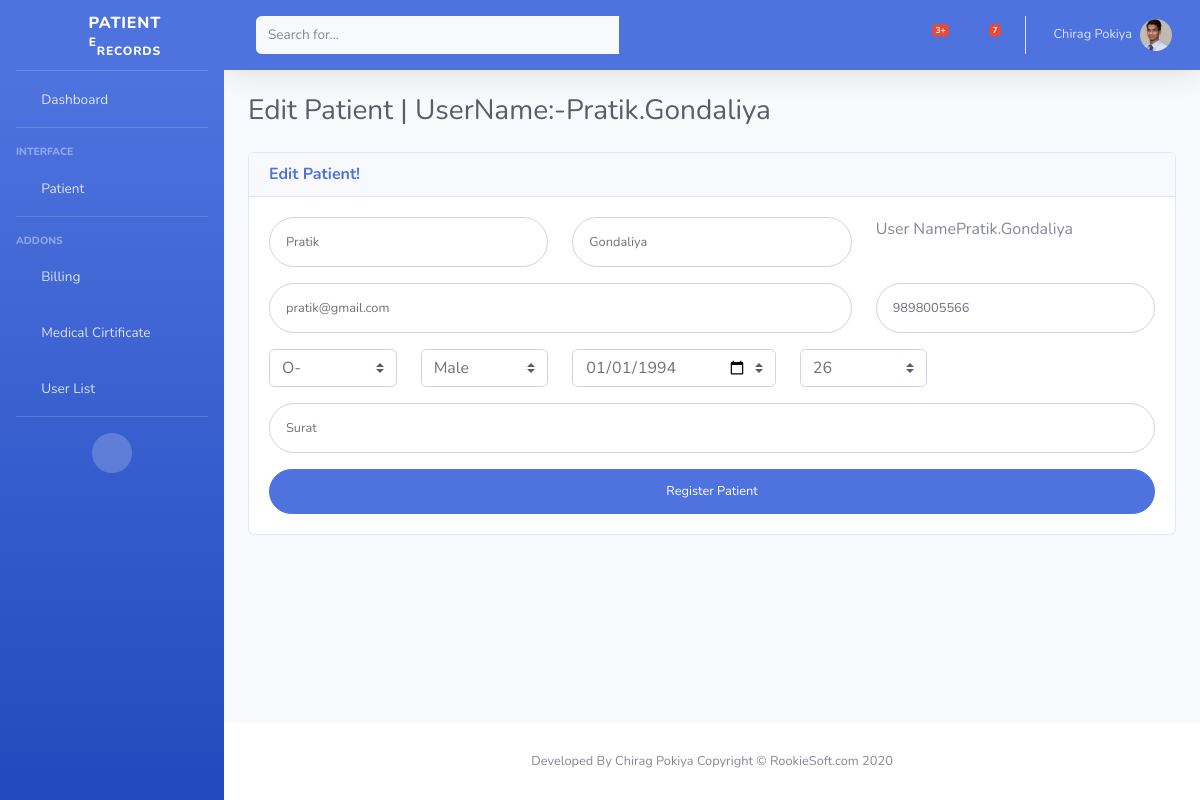
The app's page /edit_patient/24 (signed in) with its own data.
### account/models.py (models this page shows, shortened)
class Profile(models.Model):
    user = models.OneToOneField(User, on_delete=models.CASCADE)
    contact_no = models.IntegerField(null = True, blank=True, default=0)
    address = models.CharField(max_length=200)
    sex = models.CharField(max_length=50)
    dob = models.DateField(null = True, blank=True,)
    age = models.IntegerField(blank=True, null = True)
    blood_group = models.CharField(max_length=3)
    photo = models.ImageField(upload_to = 'users/%Y/%m/%d', blank = True)
    archive = models.BooleanField(default=False)
    created_at=models.DateTimeField(auto_now_add=True)
    updated_at=models.DateTimeField(auto_now_add=True)

### home/views.py (the view)
# urls.py: path('edit_patient/<str:patient_id>', edit_patient, name = 'edit_patient'),
@login_required
def edit_patient(request, patient_id):
    patient = Profile.objects.get(user=patient_id)
    return render(request, 'profiles/edit_patient.html', {'patient':patient})

### home/context_processors.py (called while the page is built)
def hasGroup(user, groupName):
    try:
        group = Group.objects.get(name=groupName)
        return True if group in user.groups.all() else False
    except:
        return False

def menu_processor(request):
    menu = {}
    user = request.user
    if hasGroup(user, 'doctor'):
        menu['Cases'] = '/case'
        menu['New Patient'] = '/register'
        menu['Manage Patient'] = '/manage_patient'
    elif hasGroup(user, 'patient'):
        menu['Reports'] = '/reports'
        menu['Appointments'] = '/appointments'
        menu['Medication'] = '/medicines'
        menu['Bills'] = '/bill'
        menu['Cases'] = '/case'
    elif hasGroup(user, 'receptionist'):
        menu['New Patient'] = '/register'
        menu['Cases'] = '/case'
        menu['Generate Case'] = '/generate'
    elif hasGroup(user, 'lab_attendant'):
        menu['Reports'] = '/reports'
        menu['Generate Report'] = '/reports/generate'
    elif hasGroup(user, 'inventory_manager'):
        menu['All Stock'] = ''
        menu['Stock Details'] = ''
    return {'menu': menu}

### home/templates/profiles/edit_patient.html (shortened to what this page needs)
{% extends "home/base.html" %}
{% block heading %}Edit Patient | UserName:-{{ patient.user.username }}{% endblock %}
{% block body %}
<div class="col-lg-12">
  <div class="card position-relative">
    <div class="card-header">
      <h6 class="m-0 font-weight-bold text-primary">Edit Patient!</h6>
    </div>
    <div class="card-body">
    <form class="user" action='/edit_patient_save' method='POST'>
      <div class="form-group row">
        <div class="col-sm-4 mb-3 mb-sm-0">
          <input type="text" class="form-control form-control-user" name="first_name" id="first_name" onkeyup="generateUserName()" value="{{ patient.user.first_name }}">
        </div>
        <div class="col-sm-4">
          <input type="text" class="form-control form-control-user" name="last_name" id="last_name" onkeyup="generateUserName()" value="{{ patient.user.last_name }}">
        </div>
        <div class="col-sm-4">
            User Name<span name="userid" id="userid">{{ patient.user.username }}</span>
        </div>
      </div>
      <div class="form-group row">
        <div class="col-sm-8 mb-3 mb-sm-0">
        <input type="email" class="form-control form-control-user" name="email" id="email" value="{{ patient.user.email }}">
      </div>
      <div class="col-sm-4">
        <input type="text" class="form-control form-control-user" name="contact_no" id="contact_no" value="{{ patient.contact_no }}">
        </div>
      </div>
      <div class="form-group row">
        <div class="col-sm-2 mb-3 mb-sm-0">
          <select name="blood_group" id="blood_group" class="custom-select" required>
            <option selected value='O-'>O-</option>
          </select>
        </div>
        <div class="col-sm-2">
          <select name="sex_choices" id="sex_choices" class="custom-select" required>
            <option {% if patient.sex == "Male" %} selected {% endif %}>Male</option>
          </select>
        </div>
        <div class="col-sm-3">
          <input type="date" name="dob" id="dob" class="custom-select" value="{{ patient.dob|date:"Y-m-d" }}" onchange="ageCount()">
        </div>
        <div class="col-sm-2">
          <input type="text" name="age" id="age" class="custom-select" value="{{ patient.age }}">
        </div>
      </div>
      <div class="form-group">
        <input type="text" class="form-control form-control-user" name="address" id="address" value="{{ patient.address }}">
      </div>
        <button type="submit" class="btn btn-primary btn-user btn-block" >Register Patient</button>
    </form>
  </div>
  </div>
</div>
{% endblock %}

### home/templates/home/base.html (shortened to what this page needs)
{% load static %}
<!DOCTYPE html>
<html lang="en">
<head>
  <link href="{% static "vendor/fontawesome-free/css/all.min.css" %}" rel="stylesheet" type="text/css">
  <link href="{% static "css/sb-admin-2.min.css" %}" rel="stylesheet">
</head>
<body id="page-top">
  <div id="wrapper">
    <ul class="navbar-nav bg-gradient-primary sidebar sidebar-dark accordion" id="accordionSidebar">
      <a class="sidebar-brand d-flex align-items-center justify-content-center" href="index.html">
        <div class="sidebar-brand-icon rotate-n-15">
          <i class="fas fa-laugh-wink"></i>
        </div>
        <div class="sidebar-brand-text mx-3">Patient <sup>e</sup><sub>Records</sub></div>
      </a>
      <hr class="sidebar-divider my-0">
      <li class="nav-item">
        <a class="nav-link" href="index.html">
          <i class="fas fa-fw fa-tachometer-alt"></i>
          <span>Dashboard</span></a>
      </li>
      <hr class="sidebar-divider">
      <div class="sidebar-heading">
        Interface
      </div>
      <li class="nav-item">
        <a class="nav-link collapsed" href="#" data-toggle="collapse" data-target="#collapseTwo" aria-expanded="true"
          aria-controls="collapseTwo">
          <i class="fas fa-fw fa-cog"></i>
          <span>Patient</span>
        </a>
      </li>
      <hr class="sidebar-divider d-none d-md-block">
      <div class="sidebar-heading">
        Addons
      </div>
      <li class="nav-item">
        <a class="nav-link collapsed" href="/all_bill">
          <i class="fas fa-fw fa-folder"></i>
          <span>Billing</span>
        </a>
      </li>
      <li class="nav-item">
        <a class="nav-link" href="charts.html">
          <i class="fas fa-fw fa-chart-area"></i>
          <span>Medical Cirtificate</span></a>
      </li>
      <li class="nav-item">
        <a class="nav-link" href="/userlist">
          <i class="fas fa-fw fa-table"></i>
          <span>User List</span></a>
      </li>
      <hr class="sidebar-divider d-none d-md-block">
      <div class="text-center d-none d-md-inline">
        <button class="rounded-circle border-0" id="sidebarToggle"></button>
      </div>
    </ul>
    <div id="content-wrapper" class="d-flex flex-column">
      <div id="content">
        <nav class="navbar navbar-expand navbar-dark bg-primary topbar mb-4 static-top shadow">
          <form class="d-none d-sm-inline-block form-inline mr-auto ml-md-3 my-2 my-md-0 mw-100 navbar-search">
            <div class="input-group">
              <input type="text" class="form-control bg-light border-0 small" placeholder="Search for..."
                aria-label="Search" aria-describedby="basic-addon2">
              <div class="input-group-append">
                <button class="btn btn-primary" type="button">
                  <i class="fas fa-search fa-sm"></i>
                </button>
              </div>
            </div>
          </form>
          <ul class="navbar-nav ml-auto">
            <li class="nav-item dropdown no-arrow mx-1">
              <a class="nav-link dropdown-toggle" href="#" id="alertsDropdown" role="button" data-toggle="dropdown"
                aria-haspopup="true" aria-expanded="false">
                <i class="fas fa-bell fa-fw"></i>
                <span class="badge badge-danger badge-counter">3+</span>
              </a>
            </li>
            <li class="nav-item dropdown no-arrow mx-1">
              <a class="nav-link dropdown-toggle" href="#" id="messagesDropdown" role="button" data-toggle="dropdown"
                aria-haspopup="true" aria-expanded="false">
                <i class="fas fa-envelope fa-fw"></i>
                <span class="badge badge-danger badge-counter">7</span>
              </a>
            </li>
            <li class="nav-item dropdown no-arrow">
              <a class="nav-link dropdown-toggle" href="#" id="userDropdown" role="button" data-toggle="dropdown"
                aria-haspopup="true" aria-expanded="false">
                <span class="mr-2 d-none d-lg-inline text-white-600 small">{{request.user.first_name}}
                  {{request.user.last_name}}</span>
                <img class="img-profile rounded-circle" src="{{ user.profile.photo.url }}">
              </a>
            </li>
          </ul>
        </nav>
        <div class="container-fluid">
          <h1 class="h3 mb-4 text-gray-800">{% block heading %}Clinic Portal{% endblock %}</h1>
          <div class="row">
            {% block body %}{% endblock %}
          </div>
        </div>
      </div>
      <footer class="sticky-footer bg-white">
        <div class="container my-auto">
          <div class="copyright text-center my-auto">
            <span>Developed By Chirag Pokiya</span>
            <span>Copyright &copy; RookieSoft.com 2020</span>
          </div>
        </div>
      </footer>
    </div>
  </div>
</body>
</html>

### records on screen
Profile: user.username "Pratik.Gondaliya", first_name "Pratik", last_name "Gondaliya", email "pratik@gmail.com", contact_no "9898005566", sex_choices "Male", dob "01/01/1994", age "26", address "Surat"

### other values on screen
{{ request.user.first_name }} "Chirag"
{{ request.user.last_name }} "Pokiya"
